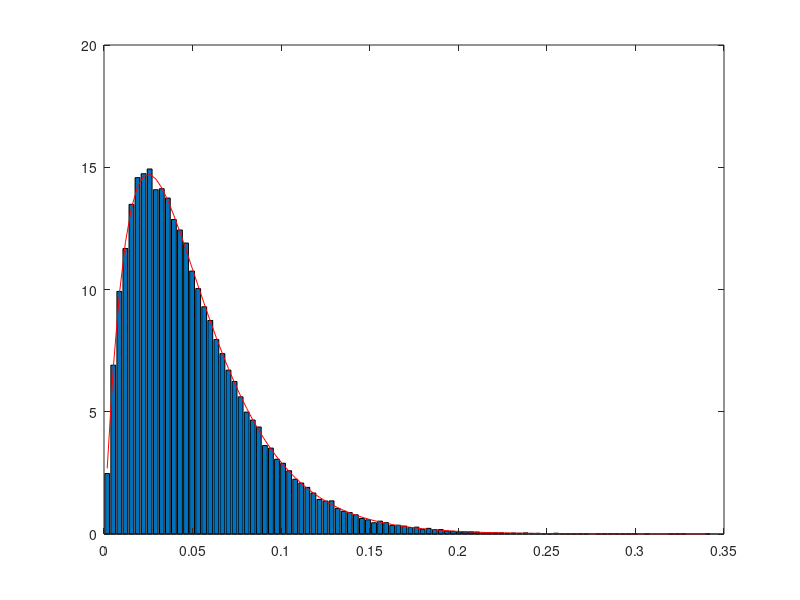
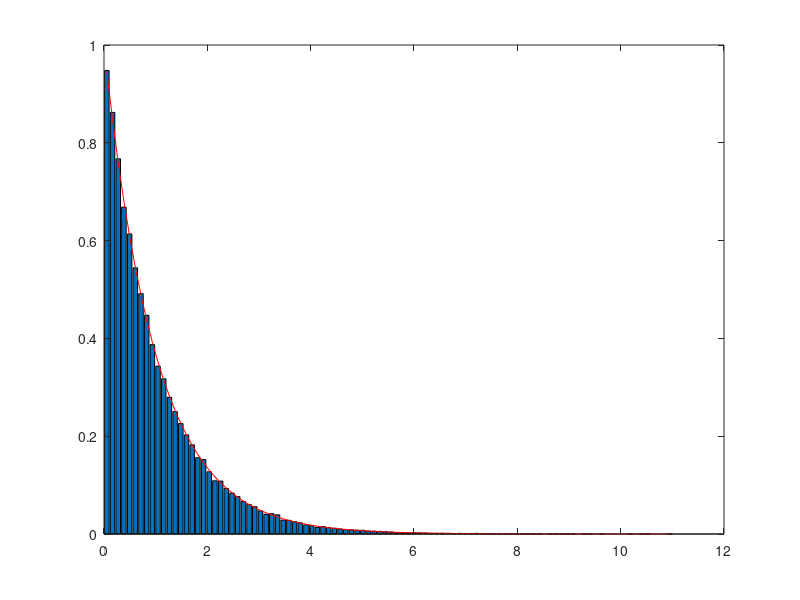

Recreate these plots in MATLAB, in order.
%
%  Gabbiani & Cox, Mathematics for Neuroscientists
%

%generate nsamp samples of a gamma distribution
%of order 2 with 50 ms mean isi
a = 2; %equivalent of n
b = 25e-3; %equivalent of 1/varrho

nsamp = 100000;
vect = gamrnd(a,b,1,nsamp);
%mean(vect); %debug

[n,xout] = hist(vect,100);

%normalize to obtain a probability 
%density
dx = xout(2)-xout(1);
C = sum(n)*dx;
nr = n/C;
bar(xout,nr);

%compare with theoretical pdf
y = gampdf(xout,a,b);
axes(gca);
hold on;
plot(xout,y,'r');

rho = 1/b;
vect1 = cumsum(vect);
vtransf = zeros(size(vect));

%compute transformed times
vtransf(1) = rho*vect1(1) - log(1+rho*vect1(1));
for i = 2:length(vect)
    vtransf(i) = vtransf(i-1) + rho*(vect1(i) - vect1(i-1)) - log(1 + rho*(vect1(i)-vect1(i-1)));
end;

%compute transformed isis
dvtransf = diff(vtransf);

[nt,xt] = hist(dvtransf,100);
dxt = xt(2) - xt(1);
C1 = sum(nt)*dxt;
ntr = nt/C1;

figure;
bar(xt,ntr);

yt = exppdf(xt,1);
hold on;
plot(xt,yt,'r');
